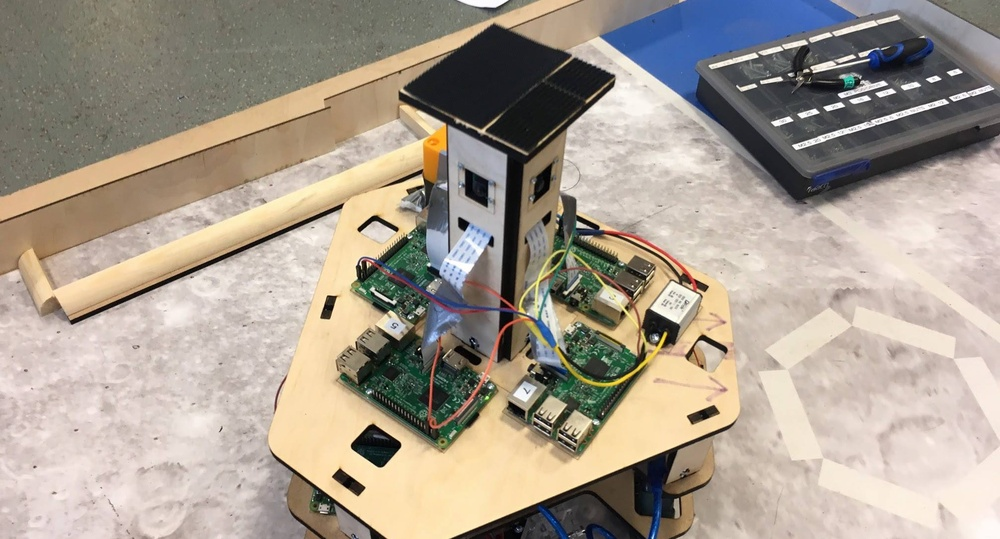
#> input picture a.jpg, 1000 x 539 px, shrunk from 2014 x 1086 before the run
$ python process_header.py ../a.jpg
#> lines starting #> are read from the running program, lines starting #| are printed output that depends on the picture
import argparse
import numpy as np

import cv2

parser = argparse.ArgumentParser(description="Processes an input for header")
parser.add_argument("input", type=str, help="Name of input image.")
parser.add_argument("--output", type=str, help="Filename of output image.")


def main():
    args = parser.parse_args()
    image = cv2.imread(args.input)
#> image is the input picture: shape (539, 1000, 3); mean B, G, R 144, 157, 167.6
    image = cv2.GaussianBlur(image, (7,7), 0)
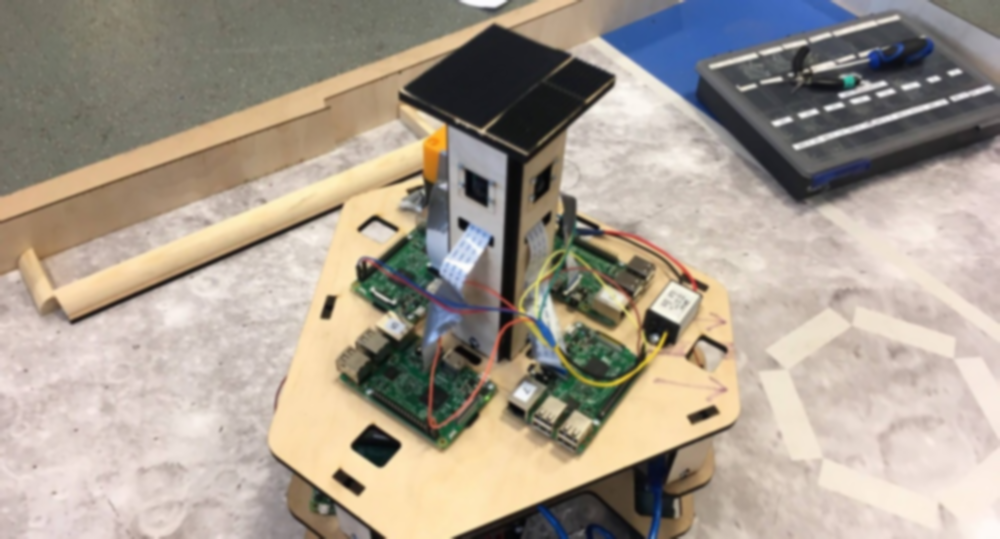
#> image: shape (539, 1000, 3); mean B, G, R 144, 157, 167.6
    image = np.ndarray.astype(image, np.int32)
    image[:, :, :] = np.maximum(0, image[:, :, :] - 0.5 * image[:, :, :] - 15)  # This is HSV, not RGB!
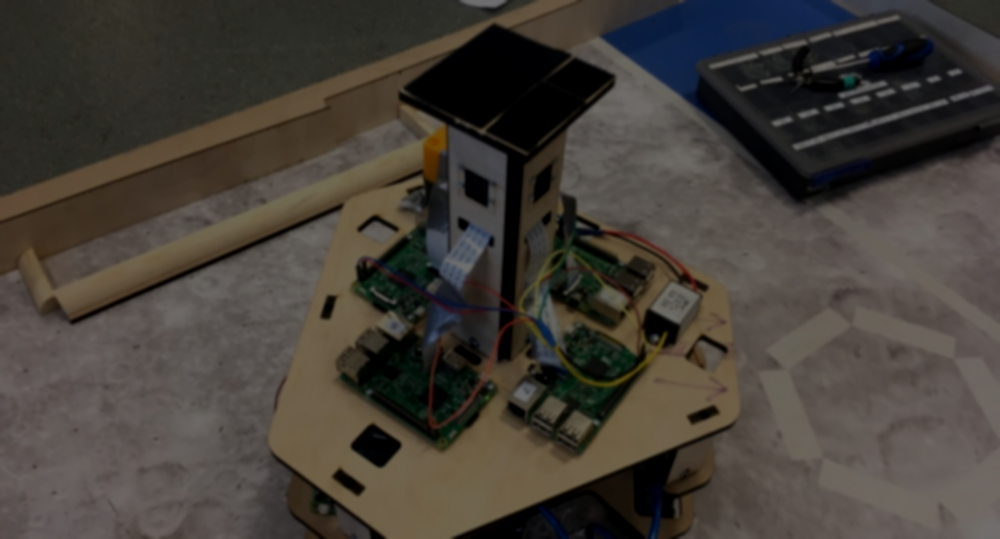
#> image: shape (539, 1000, 3) int32; mean B, G, R 56.9, 63.4, 68.8
    image = np.ndarray.astype(image, np.uint8)
    cv2.imwrite(args.output, image)


if __name__ == "__main__":
    main()
